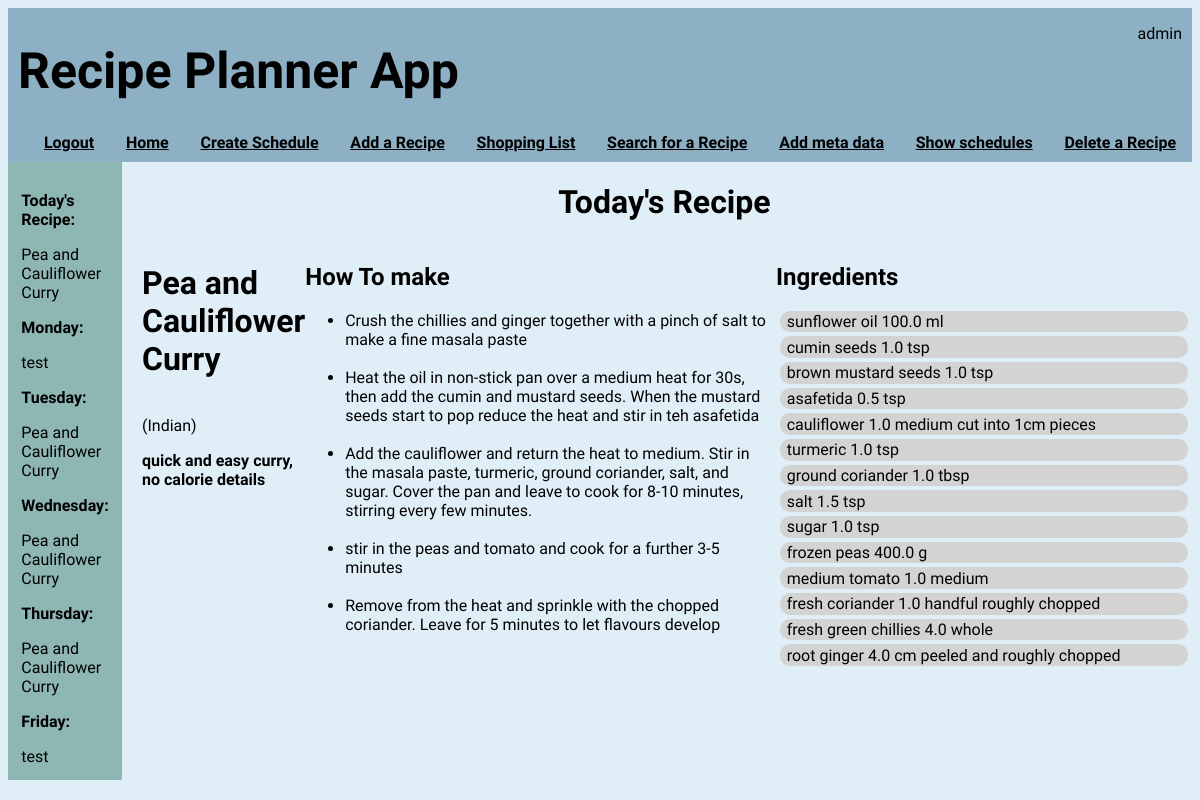
Screenshot of /home (signed in) with the database file from the repository.
### application/models.py (models this page shows, shortened)
class User(db.Model, UserMixin):
    id = db.Column(db.Integer, primary_key=True)
    username = db.Column(db.String(64), index=True, unique=True)
    email = db.Column(db.String(120), index=True, unique=True)
    password_hash = db.Column(db.String(128))

class Recipes(db.Model):
    id = db.Column(db.Integer, primary_key=True)
    recipe_name = db.Column(db.String(100), nullable=False)
    recipe_description = db.Column(db.String(500))
    cuisine_id = db.Column(db.Integer, db.ForeignKey('cuisine.id'))
    quantity = db.relationship('Quantity', backref="recipes")
    method = db.relationship('Method', backref='mrecipes')

class Cuisine(db.Model):
    id = db.Column(db.Integer, primary_key=True)
    cuisine_name = db.Column(db.String(50), nullable=False)
    recipe = db.relationship('Recipes', backref='cuisine')

class Method(db.Model):
    id = db.Column(db.Integer, primary_key=True)
    recipe_id = db.Column(db.Integer, db.ForeignKey('recipes.id'), nullable=False)
    step_num = db.Column(db.Integer, nullable=False)
    step = db.Column(db.String(300), nullable=False)

class Ingredients(db.Model):
    id = db.Column(db.Integer, primary_key=True)
    ingredient_name = db.Column(db.String(50), nullable=False, index=True, unique=True)
    quantity = db.relationship("Quantity", backref="ingredients")
    shoppinglist = db.relationship("ShoppingList", backref="shopping_list")

class Quantity(db.Model):
    id = db.Column(db.Integer, primary_key=True)
    recipe_id = db.Column(db.Integer, db.ForeignKey('recipes.id'), nullable=False)
    ingredient_id = db.Column(db.Integer, db.ForeignKey('ingredients.id'), nullable=False)
    ingredient_prep = db.Column(db.String(100))
    amount = db.Column(db.Float, nullable=False)
    measure = db.Column(db.Integer, db.ForeignKey('measure.id'))

class Measure(db.Model):
    id = db.Column(db.Integer, primary_key=True)
    measure = db.Column(db.String(20), nullable=False, index=True, unique=True)
    quantity = db.relationship("Quantity", backref="measurebr")
    shoppinglist = db.relationship("ShoppingList", backref="measurebr1")

### application/routes.py (the view)
@app.route('/', methods = ['GET', 'POST'])
@app.route('/home', methods = ['GET', 'POST'])
@login_required
def index():
    if check_for_schedule():
        sidebar = {
        "week" : get_weekly_recipes(),
        "recipe_of_the_day" : get_recipe_of_the_day(),
        "weekend" : weekend_or_not(),
        "day" : what_day_is_it(),
        "user" : current_user.username
        }
    else:
        sidebar = False
    total_number = Recipes.query.count()
    if datetime.today().weekday() in [0,1,2,3,4]:
        daily_recipe = Recipes.query.filter_by(id = (Schedule.query.filter_by(day_of_the_week = datetime.today().weekday()).first().recipe_id)).first()
        cuisine = Cuisine.query.filter_by(id=daily_recipe.cuisine_id).first().cuisine_name
        method_list = [m.step for m in Method.query.filter_by(recipe_id = daily_recipe.id)]
        quantities = Quantity.query.filter_by(recipe_id = daily_recipe.id).all()
        ingredient_list = []
        n = 0
        for q in quantities:
            ingredient_list.append([])
            ingredient_list[n].append(Ingredients.query.filter_by(id = q.ingredient_id).first().ingredient_name)
            ingredient_list[n].append(q.amount)
            ingredient_list[n].append(Measure.query.filter_by(id = q.measure).first().measure)
            ingredient_list[n].append(q.ingredient_prep)
            n += 1
    else:
        daily_recipe = False
        cuisine = False
        method_list = False
        quantities = False
        ingredient_list = False
    return render_template('index.html', daily_recipe=daily_recipe, total_number=total_number, cuisine=cuisine, method_list=method_list, ingredient_list=ingredient_list, sidebar=sidebar)

### application/models.py (called while the page is built)
@login.user_loader
def load_user(id):
    return User.query.get(int(id))

### application/routes.py (called while the page is built)
def get_recipe_for_day(day_number, week_n):
    if current_user.is_authenticated:
        id = Schedule.query.filter_by(day_of_the_week = day_number, user_id = current_user.id, sched_no = week_n).first()
        if id is not None:
            day_recipe = Recipes.query.filter_by(id = id.recipe_id).first()
            return day_recipe
        else:
            return Recipes.query.filter_by(id = 1).first()

def get_weekly_recipes():
    week, week2 = [], []
    for num in range(5):
         week.append(get_recipe_for_day(num, 1))
    for num in range(5):
         week2.append(get_recipe_for_day(num, 2))
    return (week, week2)

def check_for_schedule():
    if Schedule.query.filter_by(user_id = current_user.id, sched_no = 1).first() is None:
        return False
    return True

def get_recipe_of_the_day():
    if datetime.today().weekday() == 5 or datetime.today().weekday() == 6:
        recipe_of_the_day = "It's the weekend, do your own thing"
    else:
        recipe_of_the_day = Recipes.query.filter_by(id = Schedule.query.filter_by(day_of_the_week = datetime.today().weekday(), user_id = current_user.id, sched_no = 1).first().recipe_id).first().recipe_name
    return recipe_of_the_day

def weekend_or_not():
    if datetime.today().weekday() == 5 or datetime.today().weekday() == 6:
        weekend = True
    else:
        weekend = False
    return weekend

def what_day_is_it():
    day = date.today()
    day = calendar.day_name[day.weekday()]

### application/templates/index.html (shortened to what this page needs)
{% extends 'layout.html'%}
{% block body %}
    <div id="hdr">
        {% if sidebar != False %}
        <h1>Today's Recipe</h1>
        {% else %}
        <h1>No Schedule Created, you can create a schedule <a href="{{ url_for('create_weekly_schedule') }}" style="color:black">here</a></h1>
        {% endif %}
    </div>
    {% if sidebar.weekend == False and daily_recipe: %}
    <div id="innercntr">
    <div id="main">
        <div class='field2'>
            <h1>{{ daily_recipe.recipe_name }}</h1> <p>({{ cuisine }})</p>
            <b>{{ daily_recipe.recipe_description }}</b>
        </div>
        <div>
            <h2>How To make</h2>
            <ul>
                {% for m in method_list %}
                <li>{{ m }}</li><br>
                {% endfor %}
            </ul>
        </div>
    </div>
    <div id="right">
            <h2>Ingredients</h2>
            {% for q in ingredient_list %}
            <div class = "field">
                {{ q[0] }}
                {{ q[1] }}
                {{ q[2] }}
                {{ q[3] }}
            </div>
            {% endfor %}
    </div>
    {% endif %}
</div>
{% endblock body %}

### application/templates/layout.html (shortened to what this page needs)
<!DOCTYPE html>
<html lang="en">
<head>
    <link href="../static/format.css" rel="stylesheet">
</head>
<body style="font-family: Source Sans Pro, sans-serif">
    <div class="header" >
        <div style="display:flex; justify-content: space-between;">
            <h1 style="color:rgb(0, 0, 0); font-size:50px; margin-left: 10px"> Recipe Planner App</h1>
            <p style="align-self:right; margin-right: 10px;">{{ current_user.username }}</p>
        </div>
        <div id = "links">
            {% if current_user.is_anonymous %}
            <a href="{{ url_for('login') }}">Login</a>
            {% else %}
            <a href="{{ url_for('logout') }}">Logout</a>
            {% endif %}
            <a href="{{ url_for('index') }}">Home</a>
            <a href="{{ url_for('create_weekly_schedule') }}"> Create Schedule</a>
            <a href="{{ url_for('add_recipe') }}">Add a Recipe</a>
            <a href="{{ url_for('amend_shopping_list') }}">Shopping List</a>
            <a href="{{ url_for('search_recipes') }}">Search for a Recipe</a>
            <a href="{{ url_for('add_meta') }}">Add meta data</a>
            <a href="{{ url_for('show_schedule') }}">Show schedules</a>
            {% if current_user.username == "admin" %}
            <a href="{{ url_for('delete_recipe') }}"> Delete a Recipe</a>
            {% endif %}
        </div>
    </div>
    <div class="container">
        <div id="left">
            {% if sidebar != False %}
            <p><b>Today's Recipe:</b></p>
            {{ sidebar.recipe_of_the_day }}
            <p><b>Monday:</b></p>
            {{ sidebar.week[0][0].recipe_name }}
            <p><b>Tuesday:</b></p>
            {{ sidebar.week[0][1].recipe_name }}
            <p><b>Wednesday:</b></p>
            {{ sidebar.week[0][2].recipe_name }}
            <p><b>Thursday:</b></p>
            {{ sidebar.week[0][3].recipe_name }}
            <p><b>Friday:</b></p>
            {{ sidebar.week[0][4].recipe_name }}
            {% else %}
            <p>No Schedule Set</p>
            {% endif %}
        </div>
        <div id="center">
            {% block body %}
            {% endblock body %}
        </div>
    </div>
</body>
</html>

### application/static/format.css (style rules this page uses)
html { background-color: #e0eff7; }
.header { background-color:#8db0c5; width:100%; margin: 0 auto }
#links { text-align: center; display: flex; justify-content: space-around; color:white; padding-bottom: 10px; padding-left: 20px; font-weight: bold; }
#innercntr { display: flex; justify-content: space-between; }
#hdr { display: flex; align-items: center; justify-content: center; margin-right: 5px; }
#center { padding-left: 20px; }
#main { display: flex; justify-content: center; }
.field { display: flex; width: 400px; justify-content: space-between; align-items: center; background-color: lightgray; margin: 3pt; padding: 1pt; padding-left: 5pt; border-radius: 10px; }
.field2 { display: flex; flex-flow: column; width: auto; justify-content: flex-start; align-items: flex-start; }
.container { display: flex; width : 100%; }
#left { max-width: 40%; padding: 10pt; background-color: #8eb6b3; }
#main { padding-right: 10px; }

### application/templates/layout.html (style rules this page uses)
a { color:rgb(0, 0, 0) }

### rows the page displays
User: username "admin"
Recipes: recipe_of_the_day "Pea and Cauliflower Curry", recipe_name "Pea and Cauliflower Curry", recipe_description "quick and easy curry, no calorie details"
Recipes: recipe_name "test"
Cuisine: cuisine_name "Indian"
Method: step "Crush the chillies and ginger together with a pinch of salt to make a fine masala paste"
Method: step "Heat the oil in non-stick pan over a medium heat for 30s, then add the cumin and mustard seeds. When the mustard seeds start to pop reduce the heat and stir in teh asafetida"
Method: step "Add the cauliflower and return the heat to medium. Stir in the masala paste, turmeric, ground coriander, salt, and sugar. Cover the pan and leave to cook for 8-10 minutes, stirring every few minutes."
Method: step "stir in the peas and tomato and cook for a further 3-5 minutes"
Method: step "Remove from the heat and sprinkle with the chopped coriander. Leave for 5 minutes to let flavours develop"
Ingredients: ingredient_name "sunflower oil"
Quantity: amount "100.0"
Measure: measure "ml"
Ingredients: ingredient_name "cumin seeds"
Quantity: amount "1.0"
Measure: measure "tsp" "tsp" "tsp" "tsp" "tsp" "tsp"
Ingredients: ingredient_name "brown mustard seeds"
Quantity: amount "1.0"
Ingredients: ingredient_name "asafetida"
Quantity: amount "0.5"
Ingredients: ingredient_name "cauliflower"
Quantity: amount "1.0", ingredient_prep "cut into 1cm pieces"
Measure: measure "medium" "medium"
Ingredients: ingredient_name "turmeric"
Quantity: amount "1.0"
Ingredients: ingredient_name "ground coriander"
Quantity: amount "1.0"
Measure: measure "tbsp"
Ingredients: ingredient_name "salt"
Quantity: amount "1.5"
Ingredients: ingredient_name "sugar"
Quantity: amount "1.0"
Ingredients: ingredient_name "frozen peas"
Quantity: amount "400.0"
Ingredients: ingredient_name "medium tomato"
Quantity: amount "1.0"
Ingredients: ingredient_name "fresh coriander"
Quantity: amount "1.0", ingredient_prep "roughly chopped"
Measure: measure "handful"
Ingredients: ingredient_name "fresh green chillies"
Quantity: amount "4.0"
Measure: measure "whole"
Ingredients: ingredient_name "root ginger"
Quantity: amount "4.0", ingredient_prep "peeled and roughly chopped"
Measure: measure "cm"

### other values shown
{{ q[2] }} "g"
